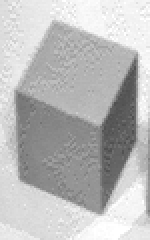
#> input picture Images/cube.bmp, 75 x 120 px, found by its file name (shown 2 times larger)
$ python Q4.py
#> lines starting #> are read from the running program, lines starting #| are printed output that depends on the picture
import os
import numpy as np
import matplotlib.pyplot as plt
from scipy import signal

#Lecture de l'image
cube = os.path.dirname(os.path.dirname(os.path.abspath(__file__)))+"\\Images\\cube.bmp"
I = plt.imread(cube)
#> I is the input picture: shape (120, 75); min 80, max 255, mean 187

#Fonction Derivation(I,Mask3x3)
def Derivation(I,Mask3x3):
    return signal.convolve2d(I, Mask3x3, boundary='symm', mode='same')
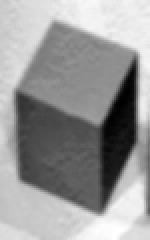
#> returned value: shape (120, 75) float64 (shown 2 times larger); min 84.22, max 255, mean 187; drawn with min black and max white

#Masque de convolution de dérivation
Mask = np.array([[1/9, 1/9, 1/9], [1/9, 1/9, 1/9], [1/9, 1/9, 1/9]])

#Convolution de l'image par le masque 1 fois
D = Derivation(I, Mask)

#Affichage
plt.figure()
plt.imshow(I, cmap='gray')
plt.title('Image originale')
plt.figure()
plt.imshow(D, cmap='gray')
plt.title('Image lissée')
plt.show()

$ run again, with Images/boat.bmp copied over Images/cube.bmp
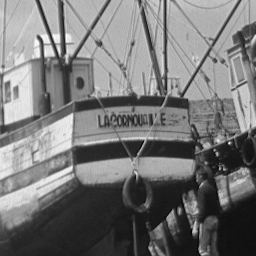
#> input picture Images/boat.bmp, 256 x 256 px, found by its file name
#> I is the input picture: shape (256, 256); min 4, max 255, mean 118.4
#> in Derivation, `return signal.convolve2d(I, Mask3x3, boundary='symm', mode='same')`:
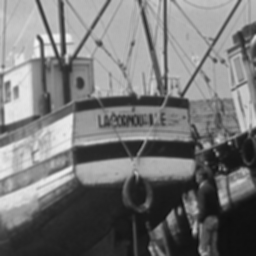
#> returned value: shape (256, 256) float64; min 13.56, max 245.1, mean 118.4
